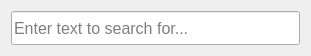
<?xml version="1.0" encoding="UTF-8"?>
<ui version="4.0">
 <class>findPopup</class>
 <widget class="QDialog" name="findPopup">
  <property name="geometry">
   <rect>
    <x>0</x>
    <y>0</y>
    <width>311</width>
    <height>56</height>
   </rect>
  </property>
  <property name="sizePolicy">
   <sizepolicy hsizetype="Ignored" vsizetype="Ignored">
    <horstretch>0</horstretch>
    <verstretch>0</verstretch>
   </sizepolicy>
  </property>
  <property name="windowTitle">
   <string>Find</string>
  </property>
  <layout class="QVBoxLayout" name="verticalLayout">
   <item>
    <widget class="QLineEdit" name="findField">
     <property name="sizePolicy">
      <sizepolicy hsizetype="Expanding" vsizetype="Ignored">
       <horstretch>0</horstretch>
       <verstretch>0</verstretch>
      </sizepolicy>
     </property>
     <property name="font">
      <font>
       <family>Segoe UI</family>
       <pointsize>12</pointsize>
       <weight>50</weight>
       <bold>false</bold>
      </font>
     </property>
     <property name="placeholderText">
      <string>Enter text to search for...</string>
     </property>
    </widget>
   </item>
  </layout>
 </widget>
 <resources/>
 <connections/>
</ui>
